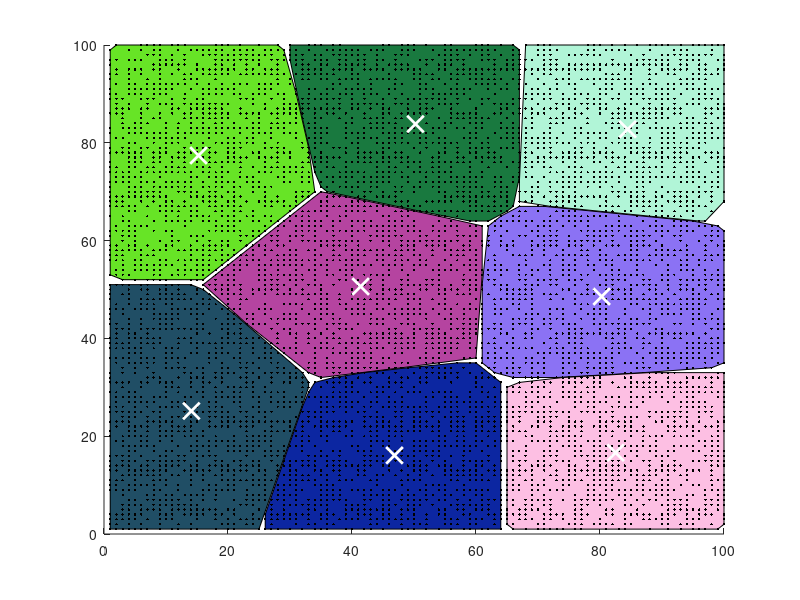

MATLAB code for this plot:
clear;
k = 8;
numbers = randi(100,10000,2);
[IDX,ctrs] = kmeans(numbers,k);
n = length(ctrs);
hold on;
for i=1:n
    r = numbers(IDX==i,:);
    ch = convhull(r(:,1),r(:,2)); %convex hull
    color = rand(1,3);
    patch(r(ch,1),r(ch,2),color);
    scatter(r(:,1),r(:,2),30,'k','.');
end
plot(ctrs(:,1),ctrs(:,2),'wx',...
    'MarkerSize',12,'LineWidth',2)
hold off;